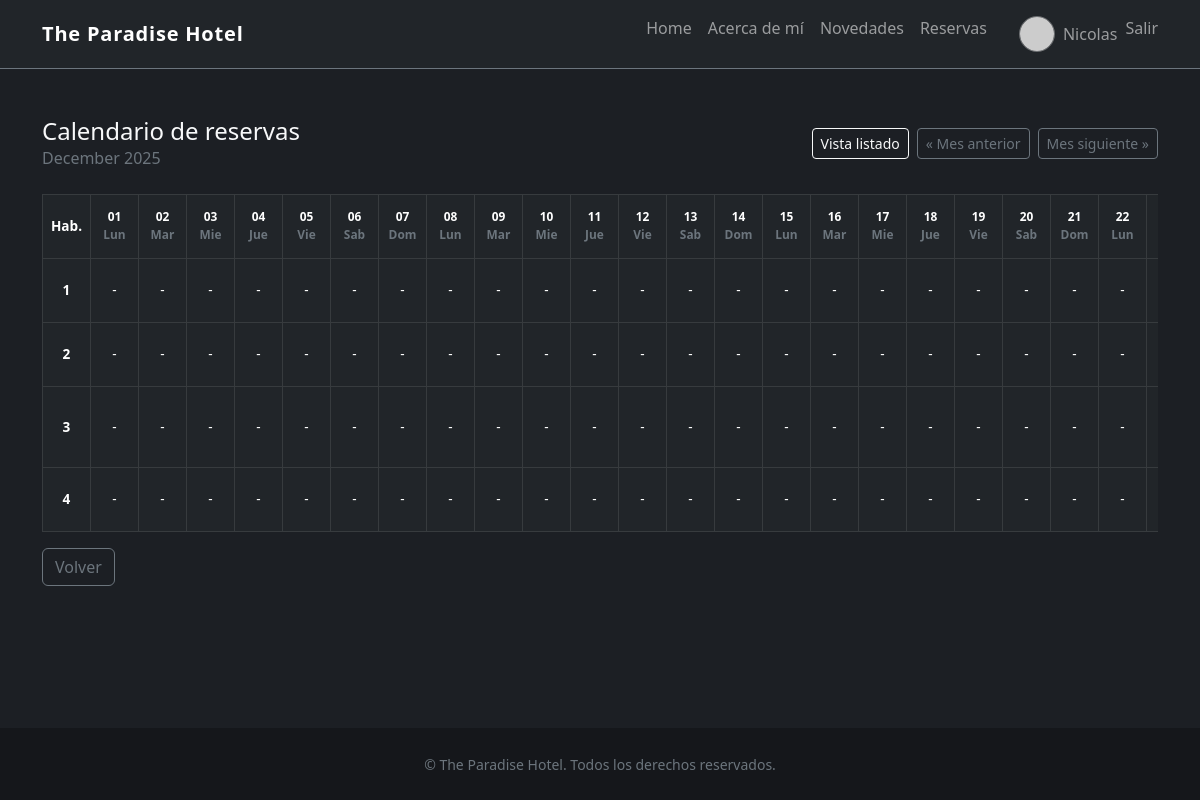
The app's page /reservas/calendario/?month=12&year=2025 (signed in), older data.
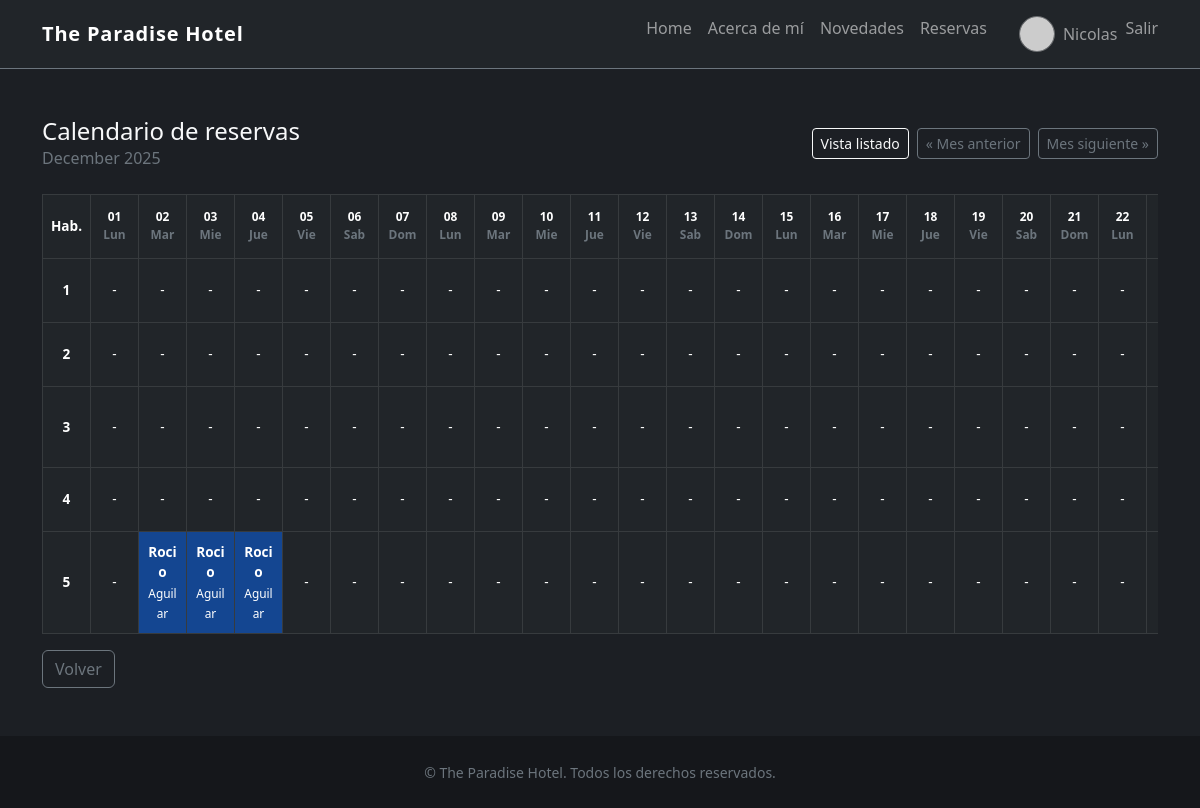
The same page, newer data.
### HotelApp/models.py (models this page shows, shortened)
class Habitacion(models.Model):
    numero = models.IntegerField(unique=True)
    tipo = models.CharField(max_length=50)
    precio = models.DecimalField(max_digits=8, decimal_places=2)
    disponible = models.BooleanField(default=True)

class Reserva(models.Model):
    habitacion = models.ForeignKey(Habitacion, on_delete=models.CASCADE)
    nombre = models.CharField(max_length=100)
    apellido = models.CharField(max_length=100)
    check_in = models.DateField()
    check_out = models.DateField()
    notas = models.TextField(blank=True)

### HotelApp/views.py (the view)
# urls.py: path("reservas/calendario/", views.calendario_reservas, name="calendario_reservas"),
@login_required
def calendario_reservas(request):
    today = timezone.localdate()
    try:
        month = int(request.GET.get("month", today.month))
        year = int(request.GET.get("year", today.year))
    except ValueError:
        month = today.month
        year = today.year
    first_day = date(year, month, 1)
    last_day_number = calendar.monthrange(year, month)[1]
    last_day = date(year, month, last_day_number)
    total_days = (last_day - first_day).days + 1
    days = [first_day + timedelta(days=i) for i in range(total_days)]
    prev_month_date = first_day - timedelta(days=1)
    next_month_date = last_day + timedelta(days=1)
    habitaciones = Habitacion.objects.order_by("numero")
    reservas = (
        Reserva.objects.select_related("habitacion")
        .filter(check_out__gte=first_day, check_in__lte=last_day)
        .order_by("habitacion__numero", "check_in")
    )
    reservas_por_habitacion = {habitacion.pk: {} for habitacion in habitaciones}
    for reserva in reservas:
        inicio = max(reserva.check_in, first_day)
        fin = min(reserva.check_out, last_day)
        actual = inicio
        habitacion_id = getattr(reserva, "habitacion_id", reserva.habitacion.pk)
        while actual <= fin:
            reservas_por_habitacion[habitacion_id][actual] = reserva
            actual += timedelta(days=1)
    filas_calendario = []
    for habitacion in habitaciones:
        celdas = []
        mapa = reservas_por_habitacion.get(habitacion.pk, {})
        for dia in days:
            celdas.append({
                "dia": dia,
                "reserva": mapa.get(dia),
            })
        filas_calendario.append({
            "habitacion": habitacion,
            "celdas": celdas,
        })
    contexto = {
        "dias": days,
        "filas_calendario": filas_calendario,
        "today": today,
        "current_month": month,
        "current_year": year,
        "month_name": calendar.month_name[month],
        "prev_month": prev_month_date.month,
        "prev_year": prev_month_date.year,
        "next_month": next_month_date.month,
        "next_year": next_month_date.year,
        "weekday_names": [calendar.day_abbr[d.weekday()] for d in days],
    }
    return render(request, "reservas_calendario.html", contexto)

### Cuentas/context_processors.py (called while the page is built)
def perfil_actual(request):
    if not request.user.is_authenticated:
        return {}
    perfil, _ = Perfil.objects.get_or_create(user=request.user)
    return {"perfil_actual": perfil}

### Cuentas/models.py (called while the page is built)
    def avatar_url(self):
        if self.avatar:
            return self.avatar.url
        nombre = self.user.get_full_name() or self.user.get_username()
        return "https://ui-avatars.com/api/?background=262b33&color=f8f9fa&name=" + quote_plus(nombre)

### HotelApp/Templates/reservas_calendario.html (shortened to what this page needs)
{% extends "base.html" %}
{% block content %}
<section class="mb-4 d-flex justify-content-between flex-wrap gap-2 align-items-center">
    <div>
        <h1 class="h4 mb-0">Calendario de reservas</h1>
        <p class="text-secondary mb-0">{{ month_name }} {{ current_year }}</p>
    </div>
    <div class="d-flex gap-2">
        <a class="btn btn-outline-light btn-sm" href="{% url 'lista_reservas' %}">Vista listado</a>
        <a class="btn btn-outline-secondary btn-sm" href="{% url 'calendario_reservas' %}?month={{ prev_month }}&year={{ prev_year }}">&laquo; Mes anterior</a>
        <a class="btn btn-outline-secondary btn-sm" href="{% url 'calendario_reservas' %}?month={{ next_month }}&year={{ next_year }}">Mes siguiente &raquo;</a>
    </div>
</section>
<div class="table-responsive">
    <table class="table table-bordered table-dark align-middle mb-0 tabla-calendario">
        <thead>
            <tr>
                <th scope="col" class="text-center align-middle" style="min-width: 90px;">Hab.</th>
                {% for dia in dias %}
                    <th scope="col" class="text-center small {% if dia < today %}opacity-50{% endif %}">
                        {{ dia|date:"d" }}<br>
                        <span class="text-secondary">{{ dia|date:"D" }}</span>
                    </th>
                {% endfor %}
            </tr>
        </thead>
        <tbody>
            {% for fila in filas_calendario %}
                <tr>
                    <th scope="row" class="text-center">{{ fila.habitacion.numero }}</th>
                    {% for celda in fila.celdas %}
                        {% if celda.reserva %}
                            <td class="bg-primary bg-opacity-50 text-center text-wrap{% if celda.dia < today %} opacity-50{% endif %}">
                                <strong>{{ celda.reserva.nombre }}</strong><br>
                                <span class="small">{{ celda.reserva.apellido }}</span>
                            </td>
                        {% else %}
                            <td class="text-center {% if celda.dia < today %}opacity-25{% endif %}">-</td>
                        {% endif %}
                    {% endfor %}
                </tr>
            {% endfor %}
        </tbody>
    </table>
</div>
<div class="mt-3">
    <a href="{% url 'home' %}" class="btn btn-outline-secondary">Volver</a>
</div>
{% endblock %}

Row changes from the older to the newer data that the page shows:
added Habitacion: habitacion.numero "5"
added Reserva: reserva.nombre "Rocio", reserva.apellido "Aguilar"
